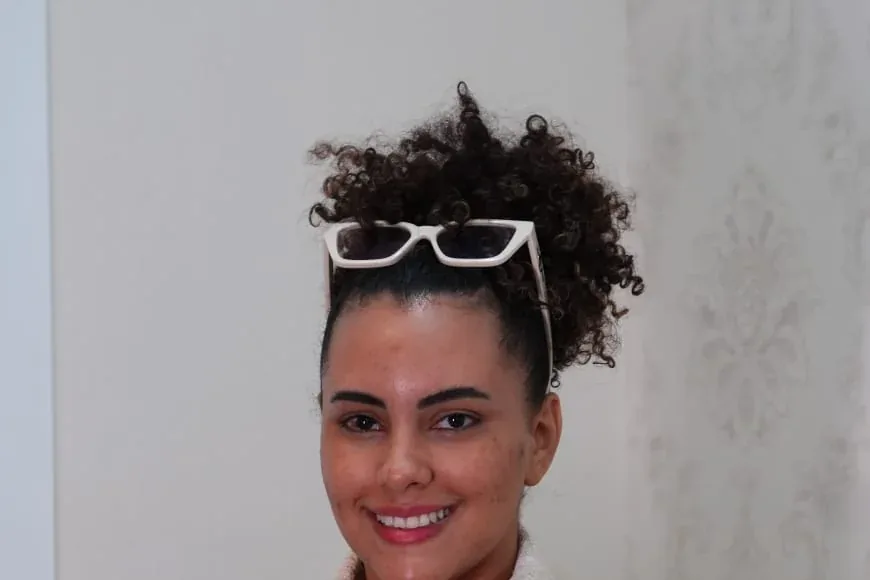
#> input picture dist/assets/fotos/bruna-cafe-01--service.webp, 870 x 580 px, given in place of bruna-consultorio.webp, which was not available
$ python crop-fotos.py
#> lines starting #> are read from the running program, lines starting #| are printed output that depends on the picture
"""Gera variantes recortadas (proporção da moldura) com enquadramento pelo rosto.
Uso: python3 crop-fotos.py  -> escreve dist/assets/fotos/*--slot.webp e fotos.json"""
from PIL import Image
import json, os
SRC='dist/assets/fotos'
# (centro do rosto y, topo da cabeça y) em fração da altura; 0.5/0.0 = sem rosto
FOCAL={'bruna-consultorio':(0.18,0.06),'bruna-logo-02':(0.33,0.17),'bruna-leitura-02':(0.35,0.22),'bruna-logo-01':(0.32,0.12),
'bruna-leitura-01':(0.22,0.10),'bruna-cafe-01':(0.22,0.09),'bruna-cafe-03':(0.34,0.23),'bruna-cafe-02':(0.28,0.14),
'varejo-01':(0.42,0.30),'varejo-02':(0.36,0.26),'varejo-03':(0.38,0.28),'varejo-04':(0.45,0.35),'varejo-anotacoes':(0.50,0.40),
'livro-duetto':(0.47,0.33),'certificado-engenharia-equipes':(0.5,0.0),'certificados-01':(0.45,0.0),'certificados-02':(0.5,0.0),
'certificados-03':(0.5,0.0),'certificados-parede':(0.45,0.0),'espaco-sofa':(0.55,0.0),'espaco-orquidea':(0.45,0.0),
'espaco-cafe-01':(0.5,0.0),'espaco-quadro-01':(0.35,0.0),'logo-parede':(0.42,0.0),'espaco-poltrona':(0.55,0.0),
'espaco-quadro-02':(0.45,0.0),'espaco-bar-01':(0.55,0.0),'espaco-mesa':(0.5,0.0),'espaco-espelho':(0.45,0.0),
'espaco-cafe-02':(0.6,0.0),'logo-detalhe':(0.5,0.0),'espaco-cafe-03':(0.5,0.0),'espaco-bar-02':(0.55,0.0)}
# proporção (largura/altura) de cada moldura e posição desejada do rosto na janela
SLOTS={'hero':(0.8,0.36),'concept':(0.75,0.36),'method':(1.775,0.45),'audience':(1.45,0.5),'service':(1.5,0.5),
'authority':(0.8,0.36),'cert':(1.0,0.5),'case':(0.87,0.40),'pain':(0.91,0.40),'tile':(1.33,0.5),'wide':(2.7,0.5),'tall':(0.64,0.40),'wall':(1.78,0.5)}
USES=[('bruna-consultorio','hero'),('varejo-03','hero'),('varejo-02','hero'),('varejo-01','hero'),('bruna-logo-01','hero'),
('varejo-02','pain'),('varejo-anotacoes','pain'),('varejo-04','pain'),('bruna-leitura-02','pain'),
('bruna-leitura-01','concept'),('varejo-anotacoes','method'),('varejo-04','audience'),('bruna-logo-02','audience'),
('varejo-03','service'),('varejo-02','service'),('varejo-01','service'),('bruna-cafe-01','service'),
('bruna-logo-01','authority'),('certificados-parede','wall'),('certificado-engenharia-equipes','cert'),('certificados-03','cert'),('certificados-02','cert'),('certificados-01','cert'),
('varejo-04','case'),('varejo-03','case'),('livro-duetto','case'),
('espaco-sofa','wide'),('bruna-cafe-03','tall'),('espaco-orquidea','tile'),('espaco-cafe-01','tile'),('espaco-quadro-01','tall'),('logo-parede','tile'),
('bruna-cafe-02','tall'),('espaco-poltrona','tile'),('espaco-quadro-02','tile'),('espaco-bar-01','tile'),('espaco-mesa','tile'),('espaco-espelho','tile'),
('espaco-cafe-02','tile'),('logo-detalhe','tile'),('espaco-cafe-03','tile'),('espaco-bar-02','tile')]
out={}
for name,slot in USES:
    im=Image.open(f'{SRC}/{name}.webp'); W,H=im.size; asp,want=SLOTS[slot]; fy,top=FOCAL[name]
#> further down, im is the input picture: PIL image 870x580 RGB; mean R, G, B 153.3, 146.5, 147.2
#> after `W, H = im.size`: W = 870; H = 580
    if W/H < asp:   # moldura mais larga: corta em cima/embaixo
        ch=W/asp; vis=ch/H
        t=fy-want*vis
        if top>0: t=min(t,max(0,top-0.09))
        t=min(max(t,0),1-vis)
        box=(0,round(t*H),W,round(t*H+ch))
    else:            # moldura mais alta: corta nas laterais
        cw=H*asp; l=(W-cw)/2; box=(round(l),0,round(l+cw),H)
#> after `cw = H * asp`: cw = 464
#> after `l = (W - cw) / 2`: l = 203
#> after `box = (round(l), 0, round(l + cw), H)`: box = (203, 0, 667, 580)
    c=im.crop(box); var=f'{name}--{slot}'
#> after `c = im.crop(box)`:
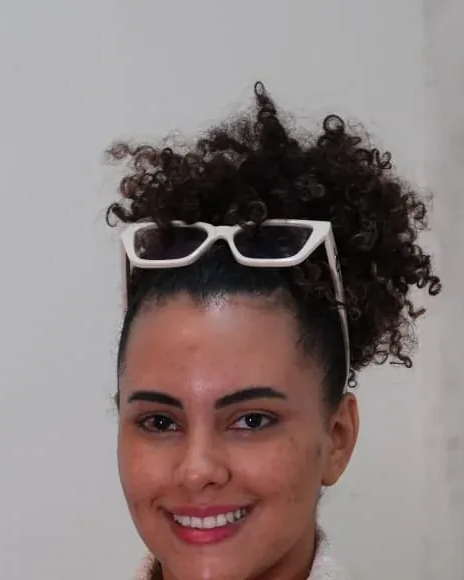
#> c: PIL image 464x580 RGB; mean R, G, B 138.3, 125.7, 124.5
    c.save(f'{SRC}/{var}.webp',quality=82,method=6)
    # posição do rosto dentro do recorte (para object-position)
    fyc=(fy*H-box[1])/(box[3]-box[1]) if W/H<asp else fy
#> fyc = 0.18
    out[var]={'w':c.width,'h':c.height,'fy':round(min(max(fyc,0.05),0.30)*100)}
#> pass 2 of the loop `for name,slot in USES:`:
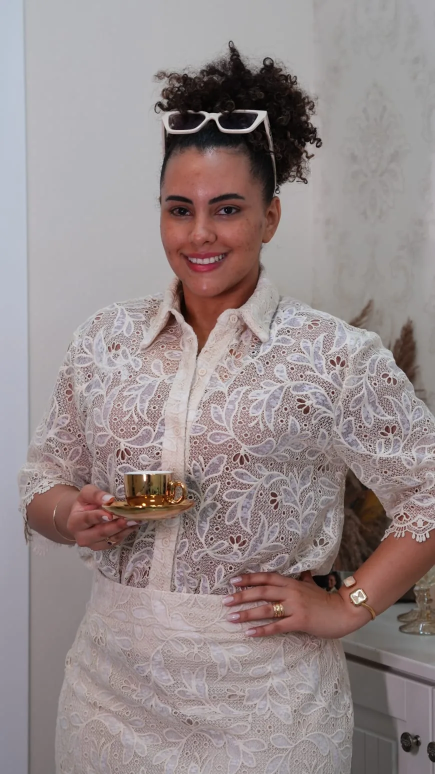
#> input picture dist/assets/fotos/bruna-cafe-01.webp, 870 x 1548 px, given in place of varejo-03.webp, which was not available (shown at 1/2 size)
#> im is the input picture: PIL image 870x1548 RGB; mean R, G, B 150.4, 138.5, 138.7
#> `c = im.crop(box)`:
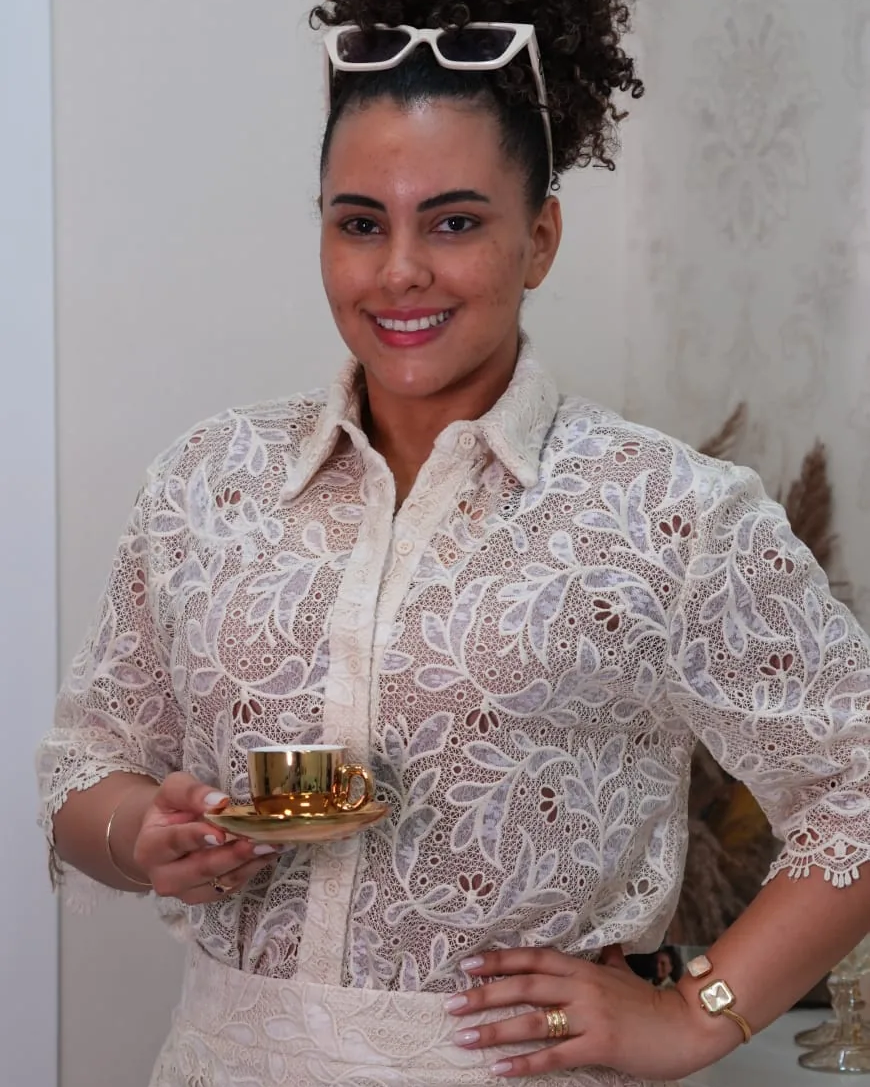
#> c: PIL image 870x1087 RGB; mean R, G, B 150.1, 135.6, 135.1
#> (the run stopped early here; a loop or call above may not have finished)
